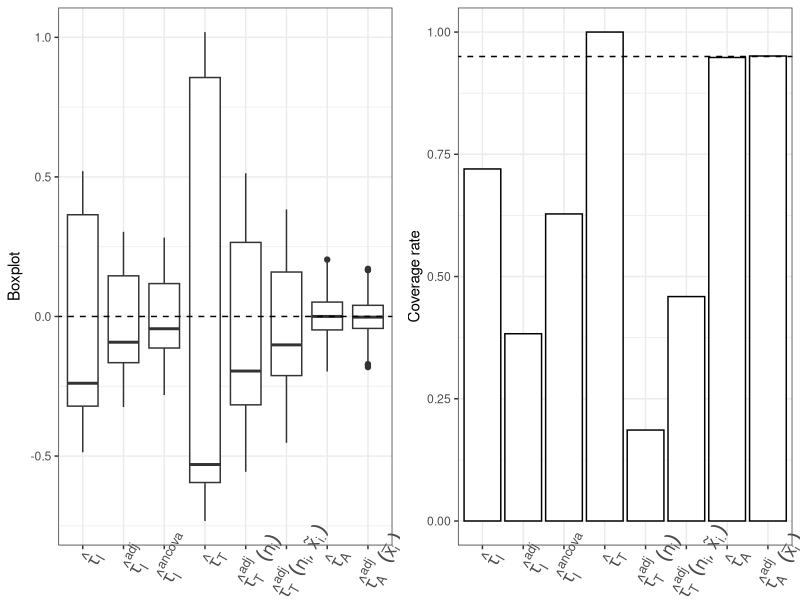

This chart was generated by the following R code:
################Simulation for cluster-randomized experiments###################
######Section 6.5, Cluster-randomized experiment with a dominating cluster######

library(gee) 
library(car) 
library(geepack)
library(tidyverse) 
library(ggpubr)


set.seed(2)
#Monte Carlo replication times
replicate = 1000              
#Generating clusters
N0 = 2000
C = 100
nsize = round(runif(C,N0/C * 0.6,N0/C * 1.4))
nsize[C] = 800
N = sum(nsize) 
#Propensity scores for clusters
ec = 0.4         
#Prepare for cluster-total regressions
cluster = numeric(N)        
c = 1
for (i in 1:N)
{
  if (i > sum(nsize[1:c])) c = c + 1 
  cluster[i] = c
}

#x : individual level covariate
#Y1 : treatment potential outcome
#Y0 : control potential outcome
x = (cluster/C)    
x = x - mean(x)                                         
Y0 = (cluster/C)^2 + x^2 + rnorm(N, 0, 1)               
Y1 = Y0                    
#Prepare for cluster-total regressions
Ysum1=numeric(C)
Ysum0=numeric(C)
xsum=numeric(C)
causal=mean(Y1-Y0)
for (c in 1:C)
{
  Ysum1[c]=sum(Y1[cluster==c])
  Ysum0[c]=sum(Y0[cluster==c])
  xsum[c]=sum(x[cluster==c])
}
nc=nsize-N/C

#Set variable to store coverage probability for each each estimators and each regression variance estimation
#tauI is individual-level regression, Difference-in-means
#tauIR is individual-level regression adjustment with covariates x_{ij}
#tauIR2 is individual-level regression adjustment with average covariates \bar{x}_{i\cdot}
#tauT is cluster-total regression
#tauTR is cluter-total regression adjustment with cluster size n_{ij} as covariates
#tauTR2 is cluster-total regression adjustment with cluster size n_{ij} and sum of covariates \tilde{x}_{i\cdot}
#tauA is cluster-average regression
#tauA is cluster-average regression with average covariates \bar{x}_{i\cdot} 
#tauOLS is traditional ancova regression with covariates x_{ij}
tauIp=0;tauIRp=0;tauIR2p=0;tauTp=0;tauTRp=0;
tauTR2p=0;tauAp=0;tauARp=0;tauOLSp=0

tauI=numeric(replicate)
tauIR=numeric(replicate)
tauIR2=numeric(replicate)
tauT=numeric(replicate)
tauTR=numeric(replicate)
tauTR2=numeric(replicate)
tauA=numeric(replicate)
tauAR=numeric(replicate) 
tauOLS=numeric(replicate)

tauIev=numeric(replicate)
tauIRev=numeric(replicate)
tauIR2ev=numeric(replicate)
tauTev=numeric(replicate)
tauTRev=numeric(replicate)
tauTR2ev=numeric(replicate)
tauAev=numeric(replicate)
tauARev=numeric(replicate) 
tauOLSev=numeric(replicate)

Z=numeric(N)
for (i in 1:replicate)
{
  #Generate treatment assignment and observed data
  Zc=numeric(C)
  Z0=sample(C,C*ec,replace=FALSE)
  for (j in 1:(C*ec)) Zc[Z0[j]]=1
  for (j in 1:N) Z[j]=Zc[cluster[j]]
  Y=Z*Y1+(1-Z)*Y0
  Ysum=Zc*Ysum1+(1-Zc)*Ysum0
  
  #Individual level 
  r=lm(Y~1+Z)
  tauI[i]=r$coefficients[2]
  X=cbind(1+0*Z,Z)
  sandwich=matrix(nrow=2,ncol=2,0)
  dat=data.frame(Y,Z,cluster)
  #fit.gee=gee(Y~1+Z,id=cluster,corstr="independence",data=dat)
  for (c in 1:C)
  {
    e=r$residuals[cluster==c]
    Xc=cbind(1+0*Z[cluster==c],Z[cluster==c])
    sandwich=sandwich+t(Xc)%*%as.matrix(e)%*%t(as.matrix(e))%*%Xc    #as.matrix(e) is column vector
  }
  tauIev[i]=as.matrix(solve(t(X)%*%X)%*%sandwich%*%solve(t(X)%*%X))[2,2]
  if ((tauI[i]-sqrt(tauIev[i])*qnorm(0.975)<causal)&(causal<tauI[i]+sqrt(tauIev[i])*qnorm(0.975))) tauIp=tauIp+1
  
  #Individual level regression with covariate x_{ij}
  r=lm(Y~1+Z+x+Z*x)
  tauIR[i]=r$coefficient[2] 
  X=cbind(1+0*Z,Z,x,Z*x)
  sandwich=matrix(nrow=4,ncol=4,0)
  for (c in 1:C)
  {
    e=r$residuals[cluster==c]
    Xc=cbind(1+0*Z[cluster==c],Z[cluster==c],x[cluster==c],Z[cluster==c]*x[cluster==c])
    sandwich=sandwich+t(Xc)%*%as.matrix(e)%*%t(as.matrix(e))%*%Xc    #as.matrix(e) is column vector
  }
  tauIRev[i]=as.matrix(solve(t(X)%*%X)%*%sandwich%*%solve(t(X)%*%X))[2,2]
  if ((tauIR[i]-sqrt(tauIRev[i])*qnorm(0.975)<causal)&(causal<tauIR[i]+sqrt(tauIRev[i])*qnorm(0.975))) tauIRp=tauIRp+1
  
  
  xm=xsum[cluster]/nsize[cluster]
  #Individual level regression with covariate \bar{x}_{i\cdot}
  r=lm(Y~1+Z+xm+Z*xm)
  tauIR2[i]=r$coefficient[2] 
  X=cbind(1+0*Z,Z,xm,Z*xm)
  sandwich=matrix(nrow=4,ncol=4,0)
  for (c in 1:C)
  {
    e=r$residuals[cluster==c]
    Xc=cbind(1+0*Z[cluster==c],Z[cluster==c],xm[cluster==c],Z[cluster==c]*xm[cluster==c])
    sandwich=sandwich+t(Xc)%*%as.matrix(e)%*%t(as.matrix(e))%*%Xc    #as.matrix(e) is column vector
  }
  tauIR2ev[i]=as.matrix(solve(t(X)%*%X)%*%sandwich%*%solve(t(X)%*%X))[2,2]
  if ((tauIR2[i]-sqrt(tauIR2ev[i])*qnorm(0.975)<causal)&(causal<tauIR2[i]+sqrt(tauIR2ev[i])*qnorm(0.975))) tauIR2p=tauIR2p+1
  
  #ancova
  r=lm(Y~1+Z+x)
  tauOLS[i]=r$coefficient[2] 
  X=cbind(1+0*Z,Z,x)
  sandwich=matrix(nrow=3,ncol=3,0)
  for (c in 1:C)
  {
    e=r$residuals[cluster==c]
    Xc=cbind(1+0*Z[cluster==c],Z[cluster==c],x[cluster==c])
    sandwich=sandwich+t(Xc)%*%as.matrix(e)%*%t(as.matrix(e))%*%Xc    #as.matrix(e) is column vector
  }
  tauOLSev[i]=as.matrix(solve(t(X)%*%X)%*%sandwich%*%solve(t(X)%*%X))[2,2]
  if ((tauOLS[i]-sqrt(tauOLSev[i])*qnorm(0.975)<causal)&(causal<tauOLS[i]+sqrt(tauOLSev[i])*qnorm(0.975))) tauOLSp=tauOLSp+1
  
  #Cluster total regression
  r=lm(Ysum/(N/C)~1+Zc)
  tauT[i]=r$coefficients[2]
  tauTev[i]=hccm(r,type="hc0")[2,2]          
  if ((tauT[i]-sqrt(tauTev[i])*qnorm(0.975)<causal)&(causal<tauT[i]+sqrt(tauTev[i])*qnorm(0.975))) tauTp=tauTp+1
  
  #Cluster total regression with cluster size
  r=lm(Ysum/(N/C)~1+Zc+nc+Zc*nc)        
  tauTR[i]=r$coefficients[2]
  tauTRev[i]=hccm(r,type="hc0")[2,2]          
  if ((tauTR[i]-sqrt(tauTRev[i])*qnorm(0.975)<causal)&(causal<tauTR[i]+sqrt(tauTRev[i])*qnorm(0.975))) tauTRp=tauTRp+1
  
  #Cluster total regression with cluster size and additional covariate
  r=lm(Ysum/(N/C)~1+Zc+nc+xsum+Zc*nc+Zc*xsum)   
  tauTR2[i]=r$coefficients[2]
  tauTR2ev[i]=hccm(r,type="hc0")[2,2] 
  if ((tauTR2[i]-sqrt(tauTR2ev[i])*qnorm(0.975)<causal)&(causal<tauTR2[i]+sqrt(tauTR2ev[i])*qnorm(0.975))) tauTR2p=tauTR2p+1
  
  #Average
  r=lm(Ysum/nsize~1+Zc)        
  tauA[i]=r$coefficients[2]
  tauAev[i]=hccm(r,type="hc0")[2,2]          
  if ((tauA[i]-sqrt(tauAev[i])*qnorm(0.975)<causal)&(causal<tauA[i]+sqrt(tauAev[i])*qnorm(0.975))) tauAp=tauAp+1
  
  #Average with additional covariate
  xmeanc=xsum/nsize-mean(xsum/nsize)
  r=lm(Ysum/nsize~1+Zc+xmeanc+Zc*xmeanc)   
  tauAR[i]=r$coefficients[2]
  tauARev[i]=hccm(r,type="hc0")[2,2] 
  if ((tauAR[i]-sqrt(tauARev[i])*qnorm(0.975)<causal)&(causal<tauAR[i]+sqrt(tauARev[i])*qnorm(0.975))) tauARp=tauARp+1

}
#Arrange the data into dataframe
datI=rbind(mean(tauI)-causal,sd(tauI),mean(sqrt(tauIev)),
           sqrt(mean((tauI-causal)^2)),tauIp)
datIR=rbind(mean(tauIR)-causal,sd(tauIR),mean(sqrt(tauIRev)),
            sqrt(mean((tauIR-causal)^2)),tauIRp)
datIR2=rbind(mean(tauIR2)-causal,sd(tauIR2),mean(sqrt(tauIR2ev)),
            sqrt(mean((tauIR2-causal)^2)),tauIR2p)
datOLS=rbind(mean(tauOLS)-causal,sd(tauOLS),mean(sqrt(tauOLSev)),
             sqrt(mean((tauOLS-causal)^2)),tauOLSp)
datT=rbind(mean(tauT)-causal,sd(tauT),mean(sqrt(tauTev)),
            sqrt(mean((tauT-causal)^2)),tauTp) 
datTR=rbind(mean(tauTR)-causal,sd(tauTR),mean(sqrt(tauTRev)),
            sqrt(mean((tauTR-causal)^2)),tauTRp)
datTR2=rbind(mean(tauTR2)-causal,sd(tauTR2),mean(sqrt(tauTR2ev)),
            sqrt(mean((tauTR2-causal)^2)),tauTR2p)
datA=rbind(mean(tauA)-causal,sd(tauA),mean(sqrt(tauAev)),
            sqrt(mean((tauA-causal)^2)),tauAp)
datAR=rbind(mean(tauAR)-causal,sd(tauAR),mean(sqrt(tauARev)),
           sqrt(mean((tauAR-causal)^2)),tauARp)


boxdata = as.data.frame(cbind(tauI,tauIR,tauOLS,tauT,tauTR,tauTR2,tauA,tauAR))
boxdata <- boxdata %>% pivot_longer(tauI:tauAR) 

boxdata$name <- factor(boxdata$name, 
                       levels = c("tauI","tauIR", "tauOLS",
                                  "tauT","tauTR","tauTR2","tauA",
                                  "tauAR"))
#Draw boxplot
box <- ggplot(boxdata) + geom_boxplot(aes(x = name, y = value)) +
  geom_abline(slope = 0, intercept = causal, lty = 2) +
  labs(x = "", y = "Boxplot") + 
  scale_x_discrete(labels = c(expression(hat(tau)[I]),
                              expression(hat(tau)[I]^{adj}),
                              expression(hat(tau)[I]^{ancova}),
                              expression(hat(tau)[T]),
                              expression(hat(tau)[T]^{adj}~(n[i])),
                              expression({hat(tau)[T]^{adj}}(n[i],tilde(x)[i.])),
                              expression(hat(tau)[A]),
                              expression(hat(tau)[A]^{adj}~(bar(x)[i.])))) +
  theme_bw() + 
  theme(axis.text.x = element_text(angle = 60, size = 13)) 

#Scale the dataframe
mul=10
dat=round(mul*cbind(datI,datIR,datOLS,datT,datTR,datTR2,datA,datAR),2)
dat[5,]=dat[5,]/(mul*replicate) 

#Plot the coverage rates
dat = as.data.frame(dat) 
bar_data = as.data.frame(t(dat[5,]))
bar_data = bar_data %>% mutate(row_name = row.names(bar_data),
                               baseline = 0.95)

rate <- ggplot(data = bar_data, aes(x = row_name, y = tauIp)) + 
  geom_bar(stat = "identity", fill = "white", color = "black") + ylim(0, 1) + 
  labs(x = "", y = "Coverage rate") +
  geom_abline(slope = 0, intercept = 0.95, col = "black", lty = 2) +
  scale_x_discrete(labels = c(expression(hat(tau)[I]),
                              expression(hat(tau)[I]^{adj}),
                              expression(hat(tau)[I]^{ancova}),
                              expression(hat(tau)[T]),
                              expression(hat(tau)[T]^{adj}~(n[i])),
                              expression({hat(tau)[T]^{adj}}(n[i],tilde(x)[i.])),
                              expression(hat(tau)[A]),
                              expression(hat(tau)[A]^{adj}~(bar(x)[i.])))) +
  theme_bw() + 
  theme(axis.text.x = element_text(angle = 60, size = 13))
#Combine two plots into "p"
p <- ggarrange(box, rate, nrow = 1, ncol = 2) + theme(plot.margin = unit(c(0, 0, -1.6, 0), "cm"))
ggsave("Sharpnull(One_page).pdf", plot = p, device = "pdf", width = 12, height = 1.8)

#Output dataframe
write.csv(dat,file="6_5.csv",row.names=F)
